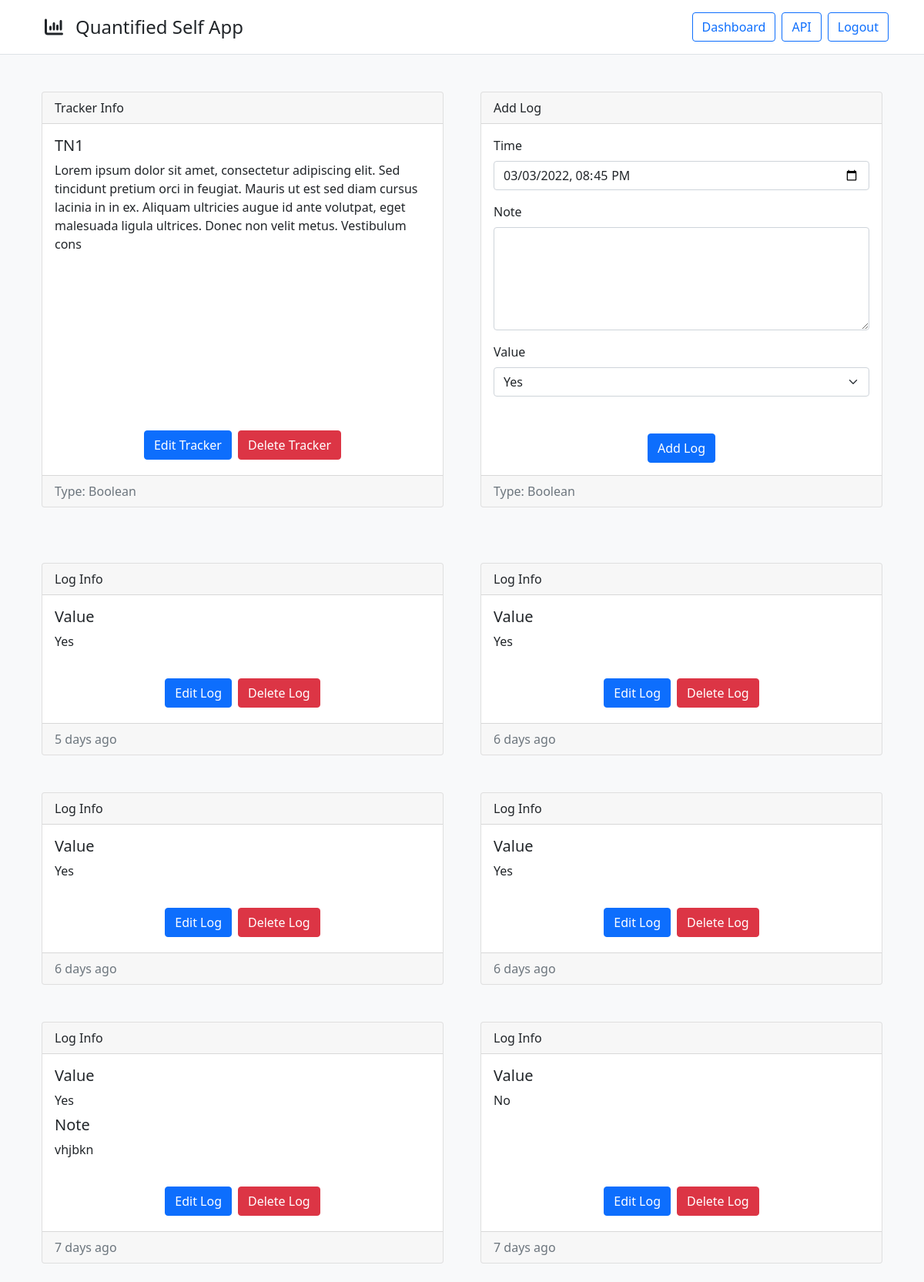
The app's page /trackers/view?id=1 (signed in) with its own data.
### models/models.py (models this page shows)
class TrackerModel(db.Model):
    __tablename__ = "trackers"
    t_id = db.Column(db.Integer(), primary_key=True)
    t_name = db.Column(db.String(64), nullable=False)
    t_desc = db.Column(db.String(256))
    t_type = db.Column(db.Integer(), db.ForeignKey("tracker_types.tt_id", ondelete="CASCADE"), nullable=False)
    t_user = db.Column(db.Integer(), db.ForeignKey("users.id", ondelete="CASCADE"), nullable=False)
    t_type_name = db.relationship("TrackerTypes", uselist=False)
    t_unit = db.relationship("TrackerUnit", cascade="all, delete", uselist=False)
    t_options = db.relationship("TrackerOptions", cascade="all, delete")
    t_logs = db.relationship("TrackerLogs", order_by="desc(TrackerLogs.tl_time)", cascade="all, delete")

class TrackerTypes(db.Model):
    __tablename__ = "tracker_types"
    tt_id = db.Column(db.Integer(), primary_key=True, autoincrement=True)
    tt_name = db.Column(db.String(64), unique=True, nullable=False)

class TrackerLogs(db.Model):
    __tablename__ = "tracker_logs"
    tl_id = db.Column(db.Integer(), primary_key=True, autoincrement=True)
    tl_time = db.Column(db.DateTime(), nullable=False)
    tl_note = db.Column(db.String(256))
    tl_tracker = db.Column(db.Integer(), db.ForeignKey("trackers.t_id", ondelete="CASCADE"), nullable=False)
    tl_vals = db.relationship("TrackerValues", cascade="all, delete")

class TrackerValues(db.Model):
    __tablename__ = "tracker_vals"
    tv_id = db.Column(db.Integer(), primary_key=True, autoincrement=True)
    tv_val = db.Column(db.Numeric(10, 2), nullable=False)
    tv_log = db.Column(db.Integer(), db.ForeignKey("tracker_logs.tl_id", ondelete="CASCADE"), nullable=False)

### views/views.py (the view, shortened to what this page needs)
@app.route("/trackers/view", methods=["GET", "POST"])
@login_required
def trackers_view():
    t_id = request.args.get("id", "")
    if not (t_id.isdigit()):
        flash("Invalid Tracker", "danger")
        return redirect("/trackers")
    t_id = int(t_id)
    tracker = TrackerModel.query.filter(TrackerModel.t_id == t_id, TrackerModel.t_user == current_user.id).first()
    if not tracker:
        flash("Invalid Tracker", "danger")
        return redirect("/trackers")
    options = {x.to_id: x.to_name for x in tracker.t_options}
    return render_template("trackers/view.html", user=current_user, tracker=tracker, options=options)

### auth/auth.py (called while the page is built)
@login.user_loader
def load_user(id):
    return UserModel.query.get(int(id))

### templates/filters/filters.py (called while the page is built)
@app.template_filter()
def pretty_datetime(datetime):
    return naturaltime(datetime)

### templates/trackers/view.html (shortened to what this page needs)
<!DOCTYPE html>
<html lang="en">
    <head>
        <link rel="stylesheet" href="{{ url_for('static', filename='css/bootstrap.min.css')}}">
        <link rel="stylesheet" href="{{ url_for('static', filename='css/fontawesome.all.min.css')}}">
        <link rel="stylesheet" href="{{ url_for('static', filename='css/tracker_view.css')}}">
    </head>
    <body class="bg-light">
        {% include 'components/navbar.html' %}
        <div class="container">
            <div class="row equal mt-4">
                <div class="col-sm-12 col-md-12 col-lg-6 col-xl-6 d-flex justify-content-center p-4">
                    <div class="card flex-fill">
                        <div class="card-header">Tracker Info</div>
                        <div class="card-body">
                            <h5 class="card-title">{{ tracker.t_name }}</h5>
                            <p class="card-text">{{ tracker.t_desc }}</p>
                        </div>
                        <div class="card-body d-flex justify-content-center align-items-end">
                            <a href="/trackers/edit?id={{ tracker.t_id }}" class="btn btn-primary m-1">Edit Tracker</a>
                            <form action="" method="POST" style="display: inline;">
                                <button type="submit" class="btn btn-danger m-1">Delete Tracker</button>
                            </form>
                        </div>
                        <div class="card-footer text-muted">
                            <span>Type: {{ tracker.t_type_name.tt_name }}</span>
                        </div>
                    </div>
                </div>
                <div class="col-sm-12 col-md-12 col-lg-6 col-xl-6 d-flex justify-content-center p-4">
                    <div class="card flex-fill">
                        <form action="" method="POST" style="width: 100%;">
                            <div class="card-header">Add Log</div>
                            <div class="card-body">
                                <div class="mb-3">
                                    <label for="tl_time" class="form-label">Time</label>
                                    <input type="datetime-local" class="form-control" id="tl_time" name="tl_time" required>
                                </div>
                                <div class="mb-3">
                                    <label for="tl_note" class="form-label">Note</label>
                                    <textarea rows="5" class="form-control" id="tl_note" name="tl_note" maxlength="256"></textarea>
                                </div>
                                {% if tracker.t_type_name.tt_name == "Boolean" %}
                                <label for="tl_val" class="form-label">Value</label>
                                <div class="mb-3">
                                    <select id="tl_val" name="tl_val" class="form-select" required>
                                        <option value="1" selected>Yes</option>
                                    </select>
                                </div>
                                {% elif tracker.t_type_name.tt_name == "Integer" %}
                                <label for="tl_val" class="form-label">Value</label>
                                <div class="input-group mb-3">
                                    <input type="number" step="1" id="tl_val" name="tl_val" class="form-control" aria-describedby="tl_unit" required>
                                    <span class="input-group-text" id="tl_unit">{{ tracker.t_unit.tu_name }}</span>
                                </div>
                                {% elif tracker.t_type_name.tt_name == "Decimal" %}
                                <label for="tl_val" class="form-label">Value</label>
                                <div class="input-group mb-3">
                                    <input type="number" step="0.01" id="tl_val" name="tl_val" class="form-control" aria-describedby="tl_unit" required>
                                    <span class="input-group-text" id="tl_unit">{{ tracker.t_unit.tu_name }}</span>
                                </div>
                                {% endif %}
                            </div>
                            <div class="card-body d-flex justify-content-center align-items-end">
                                <button type="submit" class="btn btn-primary">Add Log</button>
                            </div>
                            <div class="card-footer text-muted">
                                <span>Type: {{ tracker.t_type_name.tt_name }}</span>
                            </div>
                        </form>
                    </div>
                </div>
            </div>
        </div>
        <div class="container">
            <div class="row equal d-flex justify-content-center mt-4">
                {% for log in tracker.t_logs %}
                <div class="col-sm-12 col-md-12 col-lg-6 col-xl-6 d-flex justify-content-center p-4">
                    <div class="card flex-fill">
                        <div class="card-header">Log Info</div>
                        <div class="card-body">
                            <h5 class="card-title">
                                {% if tracker.t_type_name.tt_name == "Multi Select" %}
                                Values
                                {% else %}
                                Value
                                {% endif %}
                            </h5>
                            <div class="card-text">
                                {% for val in log.tl_vals %}
                                <div>
                                    {% if tracker.t_type_name.tt_name == "Boolean" %}
                                        {% if val.tv_val | int == 1 %}
                                        Yes
                                        {% elif val.tv_val | int == 0 %}
                                        No
                                        {% endif %}
                                    {% elif tracker.t_type_name.tt_name == "Integer" %}
                                        {{ val.tv_val | int }} {{ tracker.t_unit.tu_name }}
                                    {% elif tracker.t_type_name.tt_name == "Decimal" %}
                                        {{ val.tv_val | round(2) }} {{ tracker.t_unit.tu_name }}
                                    {% elif tracker.t_type_name.tt_name == "Duration" %}
                                        Hours: {{ val.tv_val // 3600 }} | Minutes: {{ (val.tv_val % 3600) // 60 }} | Seconds: {{ (val.tv_val % 60) | int }}
                                    {% elif tracker.t_type_name.tt_name == "Single Select" %}
                                        {{ options[val.tv_val | int] }}
                                    {% elif tracker.t_type_name.tt_name == "Multi Select" %}
                                        {{ options[val.tv_val | int] }}
                                    {% endif %}
                                </div>
                                {% endfor %}
                            </div>
                            {% if log.tl_note | length > 0 %}
                            <h5 class="card-title pt-2">Note</h5>
                            <div class="card-text">{{ log.tl_note }}</div>
                            {% endif %}
                        </div>
                        <div class="card-body d-flex justify-content-center align-items-end">
                            <a href="/trackers/log/edit?tid={{ tracker.t_id }}&lid={{ log.tl_id }}" class="btn btn-primary m-1">Edit Log</a>
                            <form action="" method="POST" style="display: inline;">
                                <button type="submit" class="btn btn-danger m-1">Delete Log</button>
                            </form>
                        </div>
                        <div class="card-footer text-muted">
                            {{ log.tl_time | pretty_datetime }}
                        </div>
                    </div>
                </div>
                {% endfor %}
            </div>
        </div>
    </body>
</html>

### static/css/tracker_view.css (style rules this page uses)
.card { transition: transform 0.2s ease; }

### records on screen
TrackerModel: t_name "TN1", t_desc "Lorem ipsum dolor sit amet, consectetur adipiscing elit. Sed tincidunt pretium orci in feugiat. Mauris ut est sed diam cursus lacinia in in ex. Aliquam ultricies augue id ante volutpat, eget malesuada ligula ultrices. Donec non velit metus. Vestibulum cons"
TrackerTypes: t_type_name.tt_name "Boolean"
TrackerLogs: tl_time|pretty_datetime "5 days ago"
TrackerValues: tv_val "Yes"
TrackerLogs: tl_time|pretty_datetime "6 days ago"
TrackerValues: tv_val "Yes"
TrackerLogs: tl_time|pretty_datetime "6 days ago"
TrackerValues: tv_val "Yes"
TrackerLogs: tl_time|pretty_datetime "6 days ago"
TrackerValues: tv_val "Yes"
TrackerLogs: tl_note "vhjbkn", tl_time|pretty_datetime "7 days ago"
TrackerValues: tv_val "Yes"
TrackerLogs: tl_time|pretty_datetime "7 days ago"
TrackerValues: tv_val "No"
